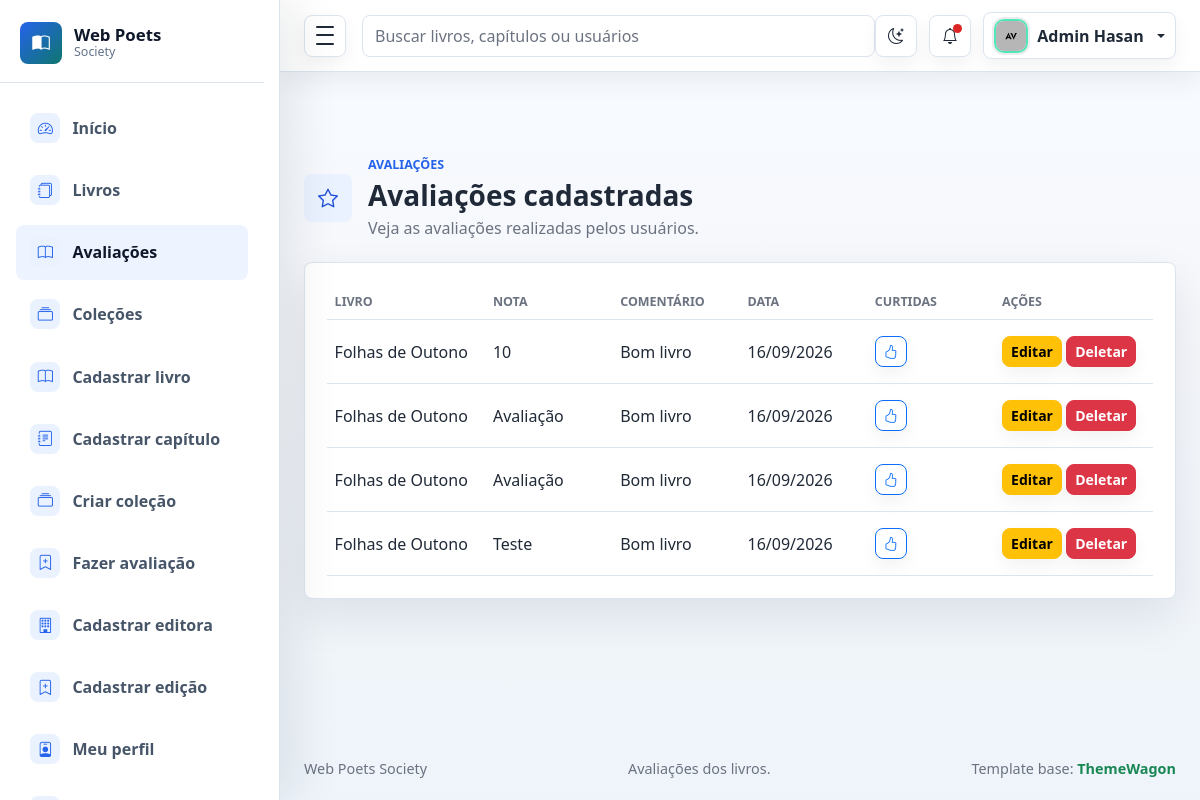
/avaliacao/ (signed in), run on an earlier commit of the app's database.
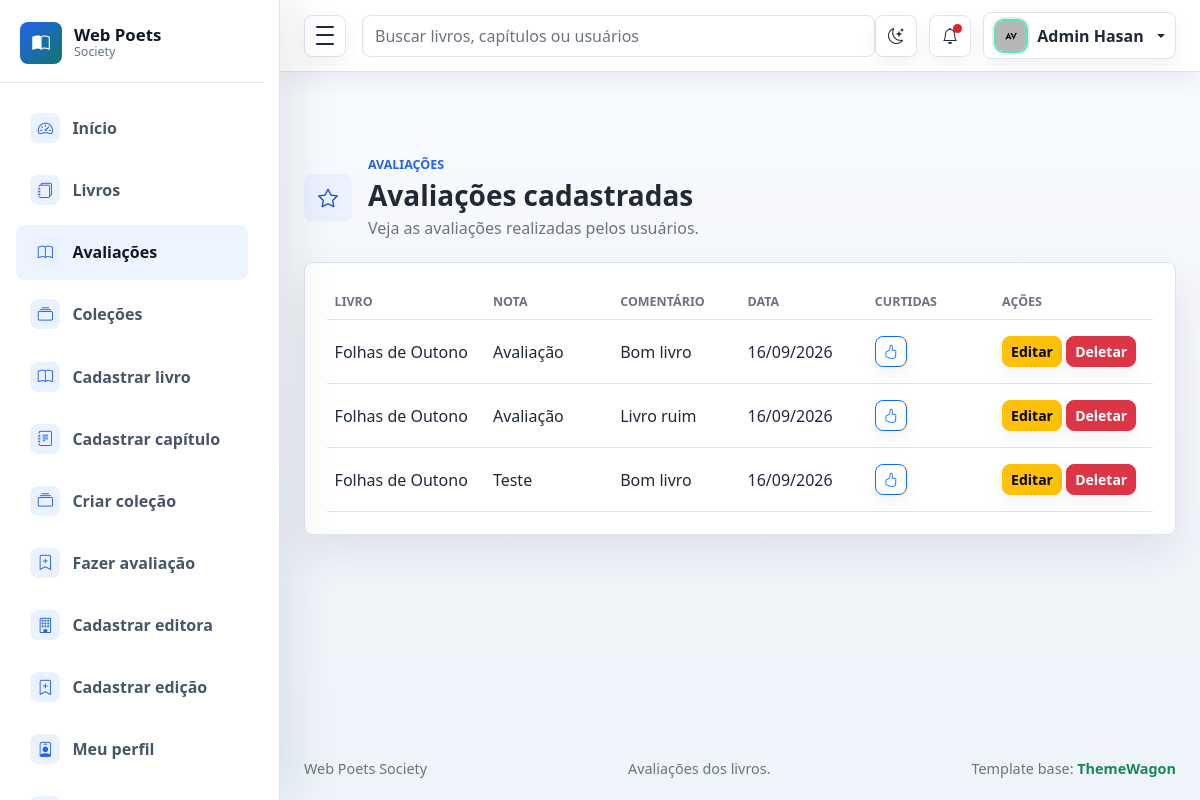
And on a later commit of the database.
### avaliacao/models.py (models this page shows, shortened)
class Avaliacao(models.Model):
    nota = models.TextField(max_length=25)
    comentario = models.TextField()
    data_avaliacao = models.DateField(auto_now_add=True)
    curtida = models.ManyToManyField('auth.User', blank=True, related_name='avaliacoes_curtidas')
    livro = models.ForeignKey('livros.livro', on_delete=models.CASCADE, default=0)
    class Meta:
        permissions = (
            ("editar_proprio_avaliacao", "Pode editar o próprio avaliação"),
            ("editar_qualquer_avaliacao", "Pode editar qualquer avaliação"),
            ("excluir_proprio_avaliacao", "Pode excluir o próprio avaliação"),
            ("excluir_qualquer_avaliacao", "Pode excluir qualquer avaliação"),
        )

### livros/models.py (models this page shows, shortened)
class Livro(models.Model):
    titulo = models.CharField(max_length=100)
    genero = models.CharField(max_length=50)
    class Meta:
        permissions = (
            ("editar_proprio_livro", "Pode editar o próprio livro"),
            ("editar_qualquer_livro", "Pode editar qualquer livro"),
            ("excluir_proprio_livro", "Pode excluir o próprio livro"),
            ("excluir_qualquer_livro", "Pode excluir qualquer livro"),
        )

### avaliacao/views.py (the view)
# urls.py: path('', views.lista_avaliacoes, name='lista'),
@login_required
def lista_avaliacoes(request):
    avaliacoes = Avaliacao.objects.all().order_by('-data_avaliacao')
    return render(request, 'view/avaliacoes.html', {'avaliacoes': avaliacoes})

### template/view/avaliacoes.html (shortened to what this page needs)
{% extends "base.html" %}
{% block footer_middle %}Avaliações dos livros.{% endblock %}
{% block content %}
<div class="container-fluid px-3 px-lg-4 py-4">
  <div class="page-heading">
    <div class="page-heading-copy">
      <span class="page-icon"><i class="bi bi-star" aria-hidden="true"></i></span>
      <div>
        <p class="eyebrow mb-1">Avaliações</p>
        <h1 class="h3 mb-1">Avaliações cadastradas</h1>
        <p class="text-muted mb-0">Veja as avaliações realizadas pelos usuários.</p>
      </div>
    </div>
  </div>
  <section class="panel">
    <div class="table-responsive">
      <table class="table align-middle mb-0">
        <thead>
          <tr>
            <th>Livro</th>
            <th>Nota</th>
            <th>Comentário</th>
            <th>Data</th>
            <th>Curtidas</th>
            <th>Ações</th>
          </tr>
        </thead>
        <tbody>
          {% for avaliacao in avaliacoes %}
          <tr>
            <td>{{ avaliacao.livro.titulo }}</td>
            <td>{{ avaliacao.nota }}</td>
            <td>{{ avaliacao.comentario }}</td>
            <td>{{ avaliacao.data_avaliacao|date:"d/m/Y" }}</td>
            <td>
              <a href="{% url 'avaliacao:curtir' avaliacao.id %}" class="btn btn-sm btn-outline-primary">
                {% if user in avaliacao.curtidas.all %}
                  <i class="bi bi-hand-thumbs-up-fill"></i>
                {% else %}
                  <i class="bi bi-hand-thumbs-up"></i>
                {% endif %}
              </a>
            </td>
            <td>
              {% if perms.livros.editar_qualquer_avaliacao or perms.livros.excluir_qualquer_avaliacao %}
                <a href="{% url 'avaliacao:editar' avaliacao.id %}" class="btn btn-sm btn-warning">Editar</a>
                <a href="{% url 'avaliacao:deletar' avaliacao.id %}" class="btn btn-sm btn-danger">Deletar</a>
              {% elif perms.livros.editar_proprio_avaliacao or perms.livros.excluir_proprio_avaliacao %}
                <a href="{% url 'avaliacao:editar' avaliacao.id %}" class="btn btn-sm btn-warning">Editar</a>
                <a href="{% url 'avaliacao:deletar' avaliacao.id %}" class="btn btn-sm btn-danger">Deletar</a>
              {% else %}
                <span class="text-muted small">-</span>
              {% endif %}
            </td>
          </tr>
          {% empty %}
          <tr>
            <td colspan="6" class="text-center text-muted py-4">Nenhuma avaliação cadastrada ainda.</td>
          </tr>
          {% endfor %}
        </tbody>
      </table>
    </div>
  </section>
</div>
{% endblock %}

What changed in the data, as far as the page shows it:
removed Avaliacao: livro.titulo "Folhas de Outono", nota "10", comentario "Bom livro", data_avaliacao "16/09/2026"
changed Avaliacao: comentario "Bom livro" → "Livro ruim"
